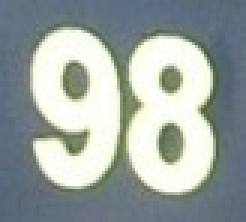
#> input picture crop_img.jpeg, 82 x 74 px (shown 3 times larger)
$ python -i perspective.py   (imports and definitions only)
#> lines starting #> are read from the running program, lines starting #| are printed output that depends on the picture; after the words box and inside, x2 and y2 are one past the last pixel; in counts of white or black regions, pixels touching at a corner belong together
### transform.py
import os
import numpy as np
from scipy.spatial import distance
import matplotlib.pyplot as plt
import cv2


# [26 lines left out: functions order_points, warp_persp, not called in this run]

def resize(image, width = None, height = None, inter = cv2.INTER_AREA):
	dim = None
	(h, w) = image.shape[:2]
	if width is None and height is None:
		return image
	if width is None:
		r = height / float(h)
		dim = (int(w * r), height)
	else:
		r = width / float(w)
		dim = (width, int(h * r))
	resized = cv2.resize(image, dim, interpolation = inter)
	return resized

# [14 lines left out: function reorient_img, not called in this run]

### perspective.py
import transform as transform
from scipy.spatial import distance as dist
from pylsd.lsd import lsd
import itertools
import matplotlib.pyplot as plt
import numpy as np
import cv2


class Perspective(object):
    def __int__(self, MIN_AREA_RATIO=.25, MAX_ANGLE_DIFF=45):
        self.MIN_AREA_RATIO = MIN_AREA_RATIO
        self.MAX_ANGLE_DIFF = MAX_ANGLE_DIFF

    def filter_corners(self, corners, min_dist=20):
        def check_distance(selected, corner):
            return all(dist.euclidean(sample, corner) >= min_dist
                       for sample in selected)
        filtered_corners = []
        for c in corners:
            if check_distance(filtered_corners, c):
                filtered_corners.append(c)
        return filtered_corners

    def get_corners(self, img):
        """
        :input:  rescaled and canny filtered image (img)
        :output: list of at most 10 potential corners as (x,y) tuple.
        """
        lines = lsd(img)
        corners = []
        if lines is not None:
            # separate out the horizontal and vertical lines, and draw them back onto separate canvases
            lines = lines.squeeze().astype(np.int32).tolist()
            horizontal_lines_canvas = np.zeros(img.shape, dtype=np.uint8)
            vertical_lines_canvas = np.zeros(img.shape, dtype=np.uint8)
            for line in lines:
                x1, y1, x2, y2, _ = line
                if abs(x2 - x1) > abs(y2 - y1):
                    (x1, y1), (x2, y2) = sorted(((x1, y1), (x2, y2)), key=lambda pt: pt[0])
                    cv2.line(horizontal_lines_canvas, (max(x1 - 5, 0), y1), (min(x2 + 5, img.shape[1] - 1), y2), 255, 2)
                else:
                    (x1, y1), (x2, y2) = sorted(((x1, y1), (x2, y2)), key=lambda pt: pt[1])
                    cv2.line(vertical_lines_canvas, (x1, max(y1 - 5, 0)), (x2, min(y2 + 5, img.shape[0] - 1)), 255, 2)
            lines = []

            # find the horizontal lines (connected-components -> bounding boxes -> final lines)
            (contours, hierarchy) = cv2.findContours(horizontal_lines_canvas, cv2.RETR_EXTERNAL, cv2.CHAIN_APPROX_NONE)
            contours = sorted(contours, key=lambda c: cv2.arcLength(c, True), reverse=True)[:2]
            horizontal_lines_canvas = np.zeros(img.shape, dtype=np.uint8)
            for contour in contours:
                contour = contour.reshape((contour.shape[0], contour.shape[2]))
                min_x = np.amin(contour[:, 0], axis=0) + 2
                max_x = np.amax(contour[:, 0], axis=0) - 2
                left_y = int(np.average(contour[contour[:, 0] == min_x][:, 1]))
                right_y = int(np.average(contour[contour[:, 0] == max_x][:, 1]))
                lines.append((min_x, left_y, max_x, right_y))
                cv2.line(horizontal_lines_canvas, (min_x, left_y), (max_x, right_y), 1, 1)
                corners.append((min_x, left_y))
                corners.append((max_x, right_y))

            # find the vertical lines (connected-components -> bounding boxes -> final lines)
            (contours, hierarchy) = cv2.findContours(vertical_lines_canvas, cv2.RETR_EXTERNAL, cv2.CHAIN_APPROX_NONE)
            contours = sorted(contours, key=lambda c: cv2.arcLength(c, True), reverse=True)[:2]
            vertical_lines_canvas = np.zeros(img.shape, dtype=np.uint8)
            for contour in contours:
                contour = contour.reshape((contour.shape[0], contour.shape[2]))
                min_y = np.amin(contour[:, 1], axis=0) + 2
                max_y = np.amax(contour[:, 1], axis=0) - 2
                top_x = int(np.average(contour[contour[:, 1] == min_y][:, 0]))
                bottom_x = int(np.average(contour[contour[:, 1] == max_y][:, 0]))
                lines.append((top_x, min_y, bottom_x, max_y))
                cv2.line(vertical_lines_canvas, (top_x, min_y), (bottom_x, max_y), 1, 1)
                corners.append((top_x, min_y))
                corners.append((bottom_x, max_y))

            # find the corners
            corners_y, corners_x = np.where(horizontal_lines_canvas + vertical_lines_canvas == 2)
            corners += zip(corners_x, corners_y)

        # remove corners in close proximity
        corners = self.filter_corners(corners)
        return corners

    def is_valid_contour(self, cnt, IM_WIDTH, IM_HEIGHT):
        return (len(cnt) == 4 and cv2.contourArea(cnt) > IM_WIDTH * IM_HEIGHT * self.MIN_AREA_RATIO
            and self.angle_range(cnt) < self.MAX_ANGLE_DIFF)

    def get_contour(self, rescaled_image, plot_fig=False):
        """
        :input:  rescaled image
        :output: numpy array of shape (4, 2) containing vertices of 4 corners of screen
        """
        MORPH, CANNY, HOUGH = 9, 84, 25                             # hyperparameters
        IM_HEIGHT, IM_WIDTH, _ = rescaled_image.shape
        gray = cv2.cvtColor(rescaled_image, cv2.COLOR_BGR2GRAY)     # BGR to Gray
        gray = cv2.GaussianBlur(gray, (7,7), 0)                     # Gaussian Blur
        kernel = cv2.getStructuringElement(cv2.MORPH_RECT,(MORPH,MORPH))
        dilated = cv2.morphologyEx(gray, cv2.MORPH_CLOSE, kernel)   # Closing
        edged = cv2.Canny(dilated, 0, CANNY)                        # Canny Edge Filter
        approx_contours = []

        # Method 1 :
        test_corners = self.get_corners(edged)
        if len(test_corners)>=4:
            quads = []
            for quad in itertools.combinations(test_corners, 4):
                points = np.array(quad)
                points = transform.order_points(points)
                points = np.array([[p] for p in points], dtype = "int32")
                quads.append(points)
            quads = sorted(quads, key=cv2.contourArea, reverse=True)[:5]
            quads = sorted(quads, key=self.angle_range)
            approx = quads[0]
            if plot_fig:
                cv2.drawContours(rescaled_image, [approx], -1, (20, 20, 255), 2)
                plt.scatter(*zip(*test_corners))
                plt.imshow(rescaled_image)
                plt.show()
            if self.is_valid_contour(approx, IM_WIDTH, IM_HEIGHT):
                approx_contours.append(approx)

        (contours, hierarchy) = cv2.findContours(edged.copy(), cv2.RETR_EXTERNAL, cv2.CHAIN_APPROX_SIMPLE)
        contours = sorted(contours, key=cv2.contourArea, reverse=True)[:5]
        for cnt in contours:
            approx = cv2.approxPolyDP(cnt, 80, True)
            if self.is_valid_contour(approx, IM_WIDTH, IM_HEIGHT):
                approx_contours.append(approx)
                break

        if not approx_contours:
            TOP_RIGHT = (IM_WIDTH, 0)
            BOTTOM_RIGHT = (IM_WIDTH, IM_HEIGHT)
            BOTTOM_LEFT = (0, IM_HEIGHT)
            TOP_LEFT = (0, 0)
            screenCnt = np.array([[TOP_RIGHT], [BOTTOM_RIGHT], [BOTTOM_LEFT], [TOP_LEFT]])
            success = False
        else:
            screenCnt = max(approx_contours, key=cv2.contourArea)
            success = True

        return screenCnt.reshape(4, 2), success

    def shift_perspective(self, image):
        RESCALED_HEIGHT = 500.0
        assert(image is not None)
        ratio = image.shape[0] / RESCALED_HEIGHT
        orig = image.copy()
        rescaled_image = transform.resize(image, height = int(RESCALED_HEIGHT))
        screen_cnt, success = self.get_contour(rescaled_image)
        if success:
            new_persp = transform.warp_persp(orig, screen_cnt * ratio)
        else:
            new_persp = orig[10:-10][10:-10]
        return new_persp

>>> import cv2
>>> picture = cv2.imread('crop_img.jpeg')
#> picture is the input picture: shape (74, 82, 3); mean B, G, R 161.7, 164.6, 155.2
>>> result = Perspective().shift_perspective(picture)
#> in get_contour, `gray = cv2.cvtColor(rescaled_image, cv2.COLOR_BGR2GRAY)`:
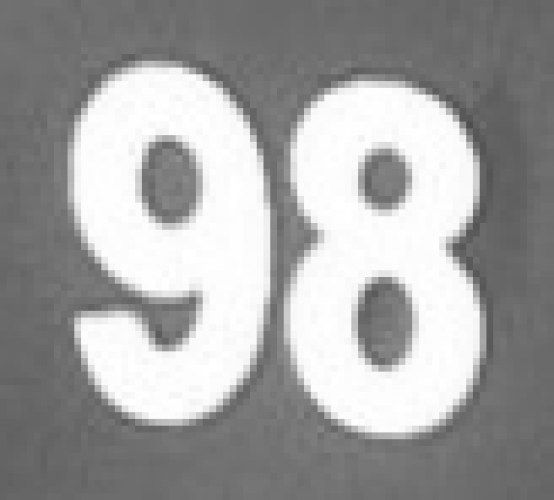
#> gray: shape (500, 554); min 78, max 255, mean 161.4
#> in get_contour, `edged = cv2.Canny(dilated, 0, CANNY)`:
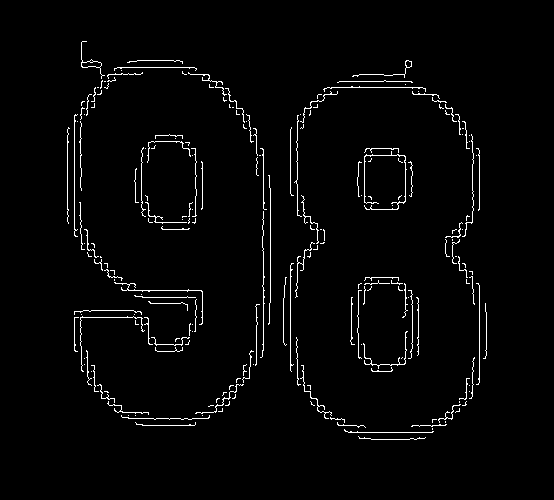
#> edged: shape (500, 554); 2.5% white in thin lines or dots, all inside (x1, y1, x2, y2) = (67, 41, 487, 440)
#> (the run stopped early here; a loop or call above may not have finished)
